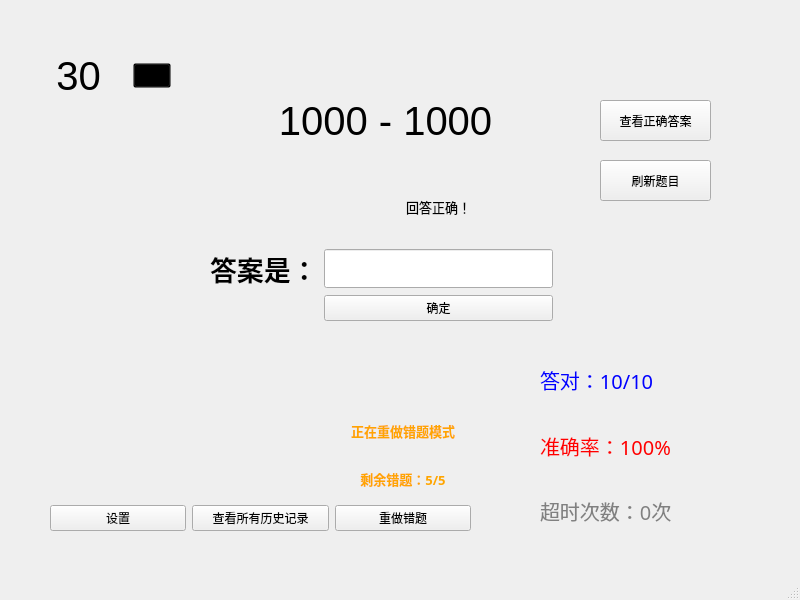
<?xml version="1.0" encoding="UTF-8"?>
<ui version="4.0">
 <class>MainWindow</class>
 <widget class="QMainWindow" name="MainWindow">
  <property name="geometry">
   <rect>
    <x>0</x>
    <y>0</y>
    <width>800</width>
    <height>600</height>
   </rect>
  </property>
  <property name="sizePolicy">
   <sizepolicy hsizetype="Fixed" vsizetype="Fixed">
    <horstretch>0</horstretch>
    <verstretch>0</verstretch>
   </sizepolicy>
  </property>
  <property name="font">
   <font>
    <strikeout>false</strikeout>
   </font>
  </property>
  <property name="windowTitle">
   <string>MainWindow</string>
  </property>
  <property name="styleSheet">
   <string notr="true"/>
  </property>
  <widget class="QWidget" name="centralwidget">
   <widget class="QLabel" name="questionLabel">
    <property name="geometry">
     <rect>
      <x>150</x>
      <y>40</y>
      <width>471</width>
      <height>161</height>
     </rect>
    </property>
    <property name="font">
     <font>
      <family>Arial</family>
      <pointsize>30</pointsize>
      <strikeout>false</strikeout>
     </font>
    </property>
    <property name="text">
     <string>1000 - 1000</string>
    </property>
    <property name="alignment">
     <set>Qt::AlignCenter</set>
    </property>
   </widget>
   <widget class="QWidget" name="widget" native="true">
    <property name="geometry">
     <rect>
      <x>540</x>
      <y>350</y>
      <width>291</width>
      <height>191</height>
     </rect>
    </property>
    <layout class="QVBoxLayout" name="verticalLayout">
     <item>
      <widget class="QLabel" name="correctLabel">
       <property name="font">
        <font>
         <family>微软雅黑</family>
         <pointsize>15</pointsize>
         <strikeout>false</strikeout>
        </font>
       </property>
       <property name="styleSheet">
        <string notr="true">color:blue</string>
       </property>
       <property name="text">
        <string>答对：10/10</string>
       </property>
      </widget>
     </item>
     <item>
      <widget class="QLabel" name="accuracyLabel">
       <property name="font">
        <font>
         <family>微软雅黑</family>
         <pointsize>15</pointsize>
         <strikeout>false</strikeout>
        </font>
       </property>
       <property name="styleSheet">
        <string notr="true">color:red</string>
       </property>
       <property name="text">
        <string>准确率：100%</string>
       </property>
      </widget>
     </item>
     <item>
      <widget class="QLabel" name="overtimeLabel">
       <property name="font">
        <font>
         <family>微软雅黑</family>
         <pointsize>15</pointsize>
         <strikeout>false</strikeout>
        </font>
       </property>
       <property name="styleSheet">
        <string notr="true">color:grey</string>
       </property>
       <property name="text">
        <string>超时次数：0次</string>
       </property>
      </widget>
     </item>
    </layout>
   </widget>
   <widget class="QWidget" name="widget_2" native="true">
    <property name="geometry">
     <rect>
      <x>210</x>
      <y>170</y>
      <width>343</width>
      <height>151</height>
     </rect>
    </property>
    <layout class="QGridLayout" name="gridLayout">
     <item row="2" column="2">
      <widget class="QLineEdit" name="lineEdit">
       <property name="font">
        <font>
         <pointsize>20</pointsize>
         <strikeout>false</strikeout>
        </font>
       </property>
       <property name="text">
        <string/>
       </property>
      </widget>
     </item>
     <item row="3" column="2">
      <widget class="QPushButton" name="submitBtn">
       <property name="font">
        <font>
         <pointsize>9</pointsize>
         <strikeout>false</strikeout>
        </font>
       </property>
       <property name="text">
        <string>确定</string>
       </property>
       <property name="shortcut">
        <string>Return</string>
       </property>
      </widget>
     </item>
     <item row="1" column="2">
      <widget class="QLabel" name="judgeLabel">
       <property name="font">
        <font>
         <pointsize>10</pointsize>
         <strikeout>false</strikeout>
        </font>
       </property>
       <property name="text">
        <string>回答正确！</string>
       </property>
       <property name="alignment">
        <set>Qt::AlignCenter</set>
       </property>
      </widget>
     </item>
     <item row="2" column="0">
      <widget class="QLabel" name="label">
       <property name="font">
        <font>
         <pointsize>20</pointsize>
         <weight>75</weight>
         <bold>true</bold>
         <strikeout>false</strikeout>
        </font>
       </property>
       <property name="text">
        <string>答案是：</string>
       </property>
      </widget>
     </item>
    </layout>
   </widget>
   <widget class="QPushButton" name="answerBtn">
    <property name="geometry">
     <rect>
      <x>600</x>
      <y>100</y>
      <width>111</width>
      <height>41</height>
     </rect>
    </property>
    <property name="text">
     <string>查看正确答案</string>
    </property>
   </widget>
   <widget class="QWidget" name="widget_3" native="true">
    <property name="geometry">
     <rect>
      <x>30</x>
      <y>30</y>
      <width>141</width>
      <height>91</height>
     </rect>
    </property>
    <layout class="QHBoxLayout" name="horizontalLayout">
     <item>
      <widget class="QLabel" name="timeLabel">
       <property name="font">
        <font>
         <pointsize>30</pointsize>
         <strikeout>false</strikeout>
        </font>
       </property>
       <property name="text">
        <string>30</string>
       </property>
       <property name="alignment">
        <set>Qt::AlignCenter</set>
       </property>
      </widget>
     </item>
     <item>
      <widget class="QToolButton" name="pauseBtn">
       <property name="styleSheet">
        <string notr="true">background-color:transparent</string>
       </property>
       <property name="text">
        <string>暂停</string>
       </property>
       <property name="iconSize">
        <size>
         <width>50</width>
         <height>50</height>
        </size>
       </property>
      </widget>
     </item>
    </layout>
   </widget>
   <widget class="QWidget" name="widget_4" native="true">
    <property name="geometry">
     <rect>
      <x>50</x>
      <y>410</y>
      <width>421</width>
      <height>121</height>
     </rect>
    </property>
    <layout class="QGridLayout" name="gridLayout_2">
     <item row="0" column="3">
      <widget class="QLabel" name="tipLabel">
       <property name="font">
        <font>
         <family>华光细圆_CNKI</family>
         <pointsize>10</pointsize>
         <weight>75</weight>
         <bold>true</bold>
         <strikeout>false</strikeout>
        </font>
       </property>
       <property name="styleSheet">
        <string notr="true">color:orange;</string>
       </property>
       <property name="text">
        <string>正在重做错题模式</string>
       </property>
       <property name="alignment">
        <set>Qt::AlignCenter</set>
       </property>
      </widget>
     </item>
     <item row="1" column="3">
      <widget class="QLabel" name="remainingLabel">
       <property name="font">
        <font>
         <family>华光细圆_CNKI</family>
         <pointsize>10</pointsize>
         <weight>75</weight>
         <bold>true</bold>
         <strikeout>false</strikeout>
        </font>
       </property>
       <property name="styleSheet">
        <string notr="true">color:orange;</string>
       </property>
       <property name="text">
        <string>剩余错题：5/5</string>
       </property>
       <property name="alignment">
        <set>Qt::AlignCenter</set>
       </property>
      </widget>
     </item>
     <item row="2" column="3">
      <widget class="QPushButton" name="mistakeModeBtn">
       <property name="text">
        <string>重做错题</string>
       </property>
      </widget>
     </item>
     <item row="2" column="1">
      <widget class="QPushButton" name="historyBtn">
       <property name="text">
        <string>查看所有历史记录</string>
       </property>
      </widget>
     </item>
     <item row="2" column="0">
      <widget class="QPushButton" name="settingBtn">
       <property name="text">
        <string>设置</string>
       </property>
      </widget>
     </item>
    </layout>
   </widget>
   <widget class="QPushButton" name="refreshBtn">
    <property name="geometry">
     <rect>
      <x>600</x>
      <y>160</y>
      <width>111</width>
      <height>41</height>
     </rect>
    </property>
    <property name="text">
     <string>刷新题目</string>
    </property>
   </widget>
  </widget>
  <widget class="QMenuBar" name="menubar">
   <property name="geometry">
    <rect>
     <x>0</x>
     <y>0</y>
     <width>800</width>
     <height>26</height>
    </rect>
   </property>
  </widget>
  <widget class="QStatusBar" name="statusbar"/>
 </widget>
 <resources/>
 <connections/>
</ui>
